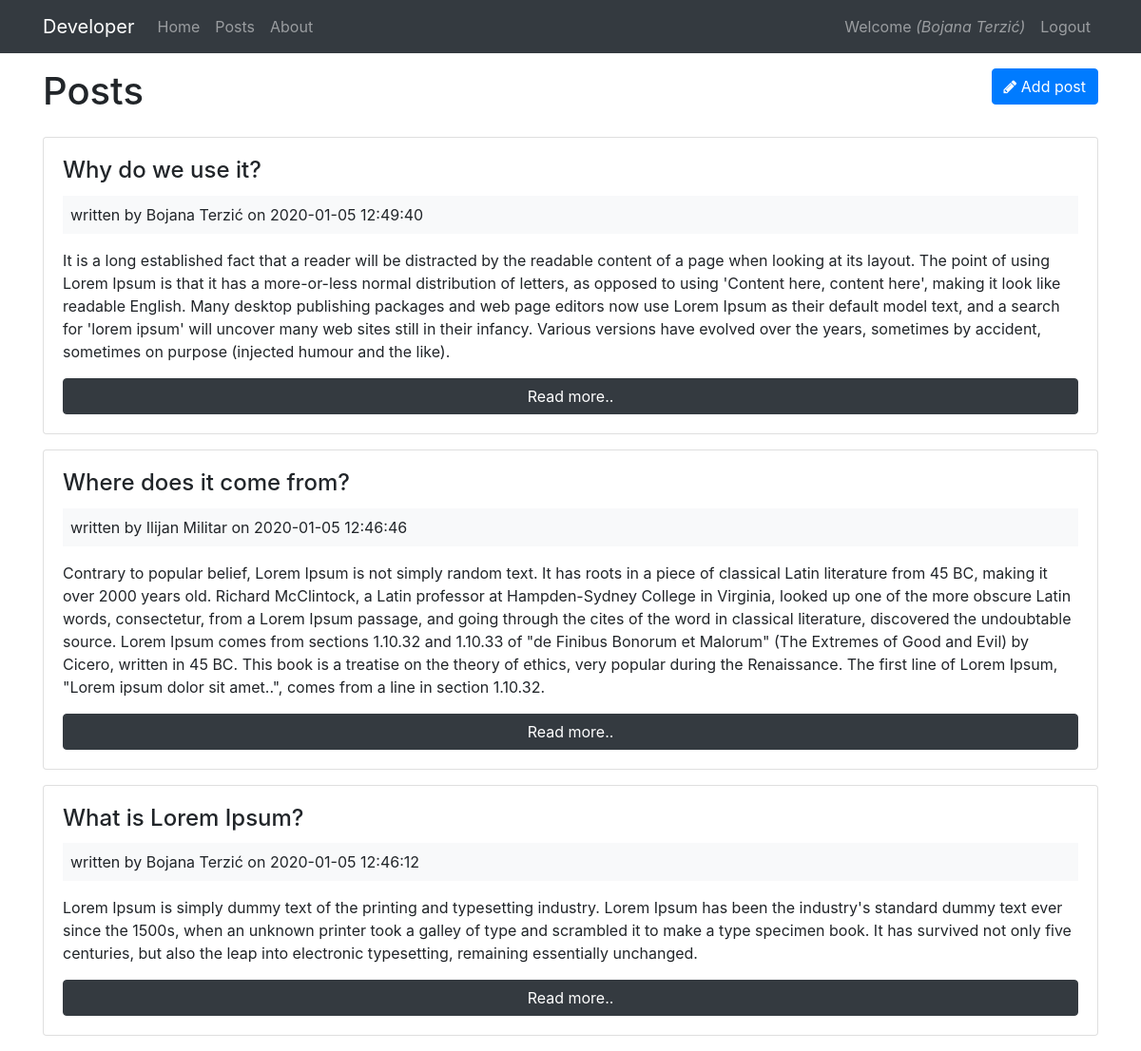
Page /posts/index (signed in) on the committed database.
### tables this page shows
CREATE TABLE `posts` (
  `id` int(11) NOT NULL,
  `user_id` int(11) NOT NULL,
  `title` varchar(255) NOT NULL,
  `body` text NOT NULL,
  `created_at` datetime NOT NULL DEFAULT current_timestamp()
);

CREATE TABLE `users` (
  `id` int(11) NOT NULL,
  `user_type_id` int(11) NOT NULL,
  `parent_id` int(11) NOT NULL,
  `name` varchar(255) NOT NULL,
  `email` varchar(255) NOT NULL,
  `password` varchar(255) NOT NULL,
  `created_at` datetime NOT NULL DEFAULT current_timestamp()
);

### app/controllers/Posts.php (called while the page is built, shortened)
<?php
class Posts extends Controller {
public function __construct(){
    $this->postModel=$this->model('Post');
}
public function index(){
    $posts= $this->postModel->getPosts();
    $data=[
        'posts'=> $posts
    ];
    $this->view('posts/index', $data);
}
}

### app/libraries/Core.php (called while the page is built, shortened)
<?php
  class Core {
    protected $currentMethod = 'index';
    public function __construct(){
      $url = $this->getUrl();
      if(file_exists('../app/controllers/' . ucwords($url[0]). '.php')){
        unset($url[0]);
      }
      $this->currentController = new $this->currentController;
      if(isset($url[1])){
        if(method_exists($this->currentController, $url[1])){
          $this->currentMethod = $url[1];
          unset($url[1]);
        }
      }
      $this->params = $url ? array_values($url) : [];
      call_user_func_array([$this->currentController, $this->currentMethod], $this->params);
    }
    public function getUrl(){
      if(isset($_GET['url'])){
        $url = rtrim($_GET['url'], '/');
        $url = filter_var($url, FILTER_SANITIZE_URL);
        $url = explode('/', $url);
        return $url;
      }
    }
  }

### public/index.php (called while the page is built, shortened)
<?php
  $init = new Core;

### app/libraries/Database.php (called while the page is built, shortened)
<?php
class Database {
	private $host = DB_HOST;
	private $user = DB_USER;
	private $pass = DB_PASS;
	private $dbname = DB_NAME;
	private $dbh;
	private $stmt;
	public function __construct() {
		$dsn = 'mysql:host=' . $this->host . ';dbname=' . $this->dbname;
		$options = array (
			PDO::ATTR_PERSISTENT => true,
			PDO::ATTR_ERRMODE => PDO::ERRMODE_EXCEPTION
		);
		try {
			$this->dbh = new PDO ($dsn, $this->user, $this->pass, $options);
		}
		catch ( PDOException $e ) {
			$this->error = $e->getMessage();
		}
	}
	public function query($query) {
		$this->stmt = $this->dbh->prepare($query);
	}
	public function execute(){
		return $this->stmt->execute();
	}
	public function resultset(){
		$this->execute();
		return $this->stmt->fetchAll(PDO::FETCH_OBJ);
	}
}

### app/models/Post.php (called while the page is built, shortened)
<?php
class Post {
    private $db;
    public function __construct(){
        $this->db= new Database;
    }
    public function getPosts(){
    $this->db->query('SELECT *,
                    posts.id as postId,
                    users.id as userId,
                    posts.created_at as postCreated,
                    users.created_at as userCreated
                    FROM posts
                    JOIN users
                    ON posts.user_id=users.id
                    ORDER BY posts.created_at DESC');
    $results= $this->db->resultSet();
    return $results;
    }
}

### app/views/posts/index.php (the view, shortened to what this page needs)
<?php require APPROOT . "/views/inc/header.php"; ?>
<div class='row mb-3'>
    <div class="col-md-6">
        <h1>Posts</h1>
    </div>
    <div class="col-md-6">
        <a href="<?php echo URLROOT ;?>/posts/add" class="btn btn-primary pull-right">
            <i class='fa fa-pencil'></i> Add post
        </a>
    </div>
</div>
<?php foreach($data['posts'] as $post) : ?>
<div class="card card-body mb-3">
        <h4 class="card-title"><?php echo $post->title; ?></h4>
    <div class="bg-light p-2 mb-3">
        written by <?php echo $post->name; ?> on  <?php echo $post->postCreated; ?>
    </div>
    <p class="card-text"><?php echo $post->body; ?></p>
    <a href="<?php echo URLROOT; ?>/posts/show/<?php echo $post->postId; ?>" class="btn btn-dark">Read more..</a>
</div>
<?php endforeach; ?>
<?php require APPROOT . "/views/inc/footer.php"; ?>

### app/libraries/Controller.php (shortened to what this page needs)
<?php
  class Controller {
    public function view($view, $data = []){
      if(file_exists('../app/views/' . $view . '.php')){
        require_once '../app/views/' . $view . '.php';
      } else {
        die('View does not exist');
      }
    }
  }

### app/views/inc/header.php (shortened to what this page needs)
<!DOCTYPE html>
<html lang="en">
<head>
  <link rel="stylesheet" href="https://maxcdn.bootstrapcdn.com/bootstrap/4.0.0-beta/css/bootstrap.min.css">
  <link href="https://maxcdn.bootstrapcdn.com/font-awesome/4.7.0/css/font-awesome.min.css" rel="stylesheet">
  <link rel="stylesheet" href="<?php echo URLROOT; ?>/css/style.css">
</head>
<body>
<?php require APPROOT . '/views/inc/navbar.php'; ?>
  <div class="container">

### app/views/inc/navbar.php (shortened to what this page needs)
<nav class="navbar navbar-expand-lg navbar-dark bg-dark mb-3">
  <div class="container">
      <a class="navbar-brand" href="<?php echo URLROOT; ?>"><?php echo SITENAME; ?></a>
      <div class="collapse navbar-collapse" id="navbarsExampleDefault">
        <ul class="navbar-nav mr-auto">
          <li class="nav-item">
            <a class="nav-link" href="<?php echo URLROOT; ?>">Home</a>
          </li>
          <li class="nav-item">
            <a class="nav-link" href="<?php echo URLROOT; ?>/posts/index">Posts</a>
          </li>
          <li class="nav-item">
            <a class="nav-link" href="<?php echo URLROOT; ?>/pages/about">About</a>
          </li>
        </ul>
        <ul class="navbar-nav ml-auto">
          <?php if(isset($_SESSION['user_id'])) : ?>
            <li class="nav-item">
              <a class="nav-link" href="#"> Welcome <i>(<?php echo $_SESSION['user_name'] ?>)</i></a>
          </li>
          <li class="nav-item">
              <a class="nav-link" href="<?php echo URLROOT; ?>/users/logout">Logout</a>
            </li>
          <?php endif; ?>
        </ul>
      </div>
    </div>
  </nav>

### app/views/inc/footer.php (shortened to what this page needs)
  </div>
</body>
</html>

### rows in the picture
posts: title "Why do we use it?", user.name "Bojana Terzić", created_at "2020-01-05 12:49:40", body "It is a long established fact that a reader will be distracted by the readable content of a page when looking at its layout. The point of using Lorem Ipsum is that it has a more-or-less normal distribution of letters, as opposed to using 'Content here, content here', making it look like readable English. Many desktop publishing packages and web page editors now use Lorem Ipsum as their default model text, and a search for 'lorem ipsum' will uncover many web sites still in their infancy. Various versions have evolved over the years, sometimes by accident, sometimes on purpose (injected humour and the like)."
posts: title "Where does it come from?", user.name "Ilijan Militar", created_at "2020-01-05 12:46:46", body "Contrary to popular belief, Lorem Ipsum is not simply random text. It has roots in a piece of classical Latin literature from 45 BC, making it over 2000 years old. Richard McClintock, a Latin professor at Hampden-Sydney College in Virginia, looked up one of the more obscure Latin words, consectetur, from a Lorem Ipsum passage, and going through the cites of the word in classical literature, discovered the undoubtable source. Lorem Ipsum comes from sections 1.10.32 and 1.10.33 of \"de Finibus Bonorum et Malorum\" (The Extremes of Good and Evil) by Cicero, written in 45 BC. This book is a treatise on the theory of ethics, very popular during the Renaissance. The first line of Lorem Ipsum,…"
posts: title "What is Lorem Ipsum?", user.name "Bojana Terzić", created_at "2020-01-05 12:46:12", body "Lorem Ipsum is simply dummy text of the printing and typesetting industry. Lorem Ipsum has been the industry's standard dummy text ever since the 1500s, when an unknown printer took a galley of type and scrambled it to make a type specimen book. It has survived not only five centuries, but also the leap into electronic typesetting, remaining essentially unchanged."

### other values in the picture
SITENAME "Developer"
$_SESSION['user_name'] "Bojana Terzić"
